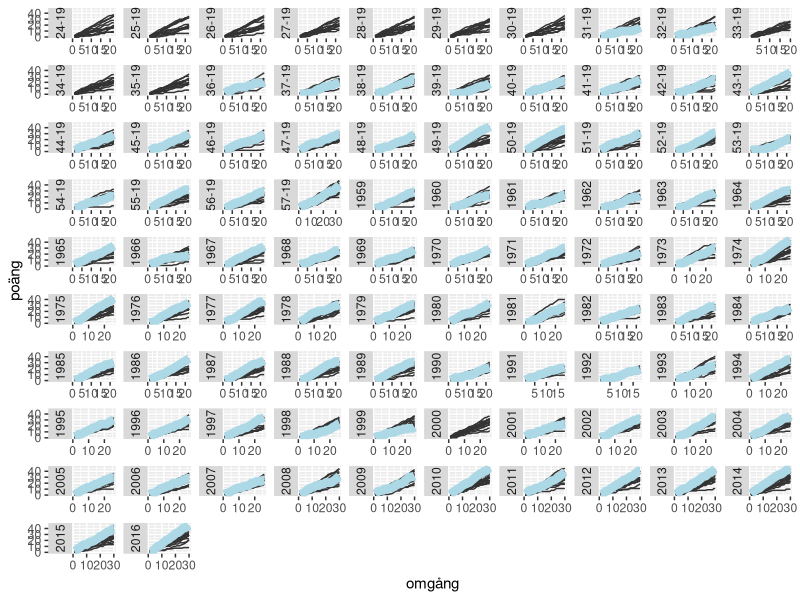

The R source for this figure: (Note: this script raises an error after producing the figure.)
# Maratontabell
library(tidyverse)

dat_match <- read_csv("Allsvenska/Data_out/Alls_matcher.csv")

dat_long <- dat_match %>% 
  select(-domare, -publik) %>% 
  mutate(segrare = ifelse(hemmamal == bortamal, "lika", 
                          ifelse(hemmamal > bortamal, "hemma", "borta")),
         id = 1:n()) %>% 
  pivot_longer(-c(hemmamal, bortamal, datum, sasong, segrare, id), 
               names_to = "plats", values_to = "lag") %>% 
  mutate(status = ifelse(plats == segrare, "seger",
                         ifelse(segrare == "lika", "lika", "förlust")),
         gjorda_mål = ifelse(plats == "hemma", hemmamal, bortamal),
         insläppta_mål = ifelse(plats == "hemma", bortamal, hemmamal)) %>% 
  arrange(datum) %>% 
  group_by(lag, sasong) %>% 
  mutate(vunna = cumsum(status == "seger"),
         oavgjorda = cumsum(status == "lika"),
         förluster = cumsum(status == "förlust"),
         gjorda_mål = cumsum(gjorda_mål),
         insläppta_mål = cumsum(insläppta_mål),
         omgång = 1:n()) %>% 
  mutate(måldifferens = gjorda_mål - insläppta_mål,
         poäng = oavgjorda + 2 * vunna) %>% 
  ungroup()

g1 <- dat_long %>% 
  ggplot(aes(omgång, poäng, group = lag)) +
  geom_line(col = "grey20") +
  geom_line(data = . %>% filter(lag == "Malmö"), col = "lightblue", size = 3) +
  facet_wrap(~ gsub("_", "-", sasong), scale = "free_x", strip.position = "left")
g1

dat_long <- dat_long %>% 
  left_join(dat_teams_col %>% rename("lag" = "Lag")) %>% 
  mutate(Color = ifelse(is.na(Color), "grey20", Color)) %>% 
  filter(sasong == 2010)

dat_long <- dat_long %>% 
  arrange(lag) %>% 
  filter(Color != "grey20")
g2 <- ggplot(dat_long, aes(omgång, poäng, col = lag)) +
  geom_smooth(size = 2, span = 0.2, se = F) +
  scale_color_manual(values = unique(dat_long$Color)) +
  facet_wrap(~ gsub("_", "-", sasong), scale = "free_x", strip.position = "left")
g2
